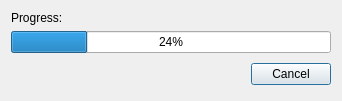
<?xml version="1.0" encoding="UTF-8"?>
<ui version="4.0">
 <class>LC7ProgressDialog</class>
 <widget class="QDialog" name="LC7ProgressDialog">
  <property name="windowModality">
   <enum>Qt::ApplicationModal</enum>
  </property>
  <property name="geometry">
   <rect>
    <x>0</x>
    <y>0</y>
    <width>653</width>
    <height>194</height>
   </rect>
  </property>
  <property name="sizePolicy">
   <sizepolicy hsizetype="Preferred" vsizetype="Preferred">
    <horstretch>0</horstretch>
    <verstretch>0</verstretch>
   </sizepolicy>
  </property>
  <property name="windowTitle">
   <string>Progress</string>
  </property>
  <property name="modal">
   <bool>true</bool>
  </property>
  <layout class="QGridLayout" name="gridLayout">
   <property name="sizeConstraint">
    <enum>QLayout::SetFixedSize</enum>
   </property>
   <item row="1" column="0">
    <layout class="QHBoxLayout">
     <property name="spacing">
      <number>6</number>
     </property>
     <property name="leftMargin">
      <number>0</number>
     </property>
     <property name="topMargin">
      <number>0</number>
     </property>
     <property name="rightMargin">
      <number>0</number>
     </property>
     <property name="bottomMargin">
      <number>0</number>
     </property>
     <item>
      <spacer>
       <property name="orientation">
        <enum>Qt::Horizontal</enum>
       </property>
       <property name="sizeHint" stdset="0">
        <size>
         <width>131</width>
         <height>31</height>
        </size>
       </property>
      </spacer>
     </item>
     <item>
      <widget class="QPushButton" name="cancelButton">
       <property name="text">
        <string>     Cancel     </string>
       </property>
      </widget>
     </item>
    </layout>
   </item>
   <item row="0" column="0">
    <layout class="QVBoxLayout" name="verticalLayout">
     <item>
      <widget class="QLabel" name="label">
       <property name="sizePolicy">
        <sizepolicy hsizetype="Expanding" vsizetype="Preferred">
         <horstretch>0</horstretch>
         <verstretch>0</verstretch>
        </sizepolicy>
       </property>
       <property name="minimumSize">
        <size>
         <width>320</width>
         <height>0</height>
        </size>
       </property>
       <property name="text">
        <string>Progress:</string>
       </property>
      </widget>
     </item>
     <item>
      <widget class="QProgressBar" name="progressBar">
       <property name="value">
        <number>24</number>
       </property>
      </widget>
     </item>
    </layout>
   </item>
  </layout>
 </widget>
 <resources/>
 <connections/>
</ui>
